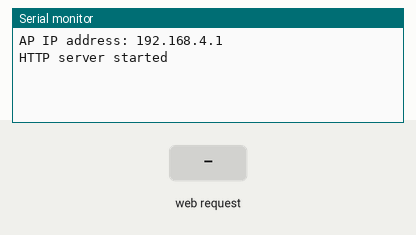
Simulated run of this sketch. Board: ESP8266 (NodeMCU). On the bench: the last lines printed to the serial monitor. Inputs (shaded band) come from the test bench. Storage starts empty.

Above: at 1.2 s.
1.3 s: HTTP request GET /file received
At 2.5 s:
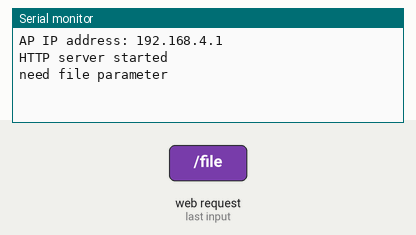
2.8 s: HTTP request GET /file?file=1 received
At 3.8 s:
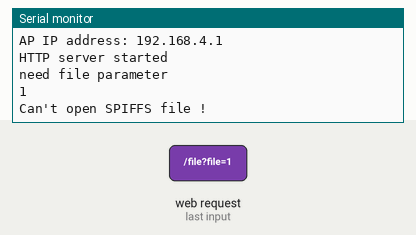

Measured:
- after the input at 1.3 s, the serial monitor: prints a new line at once (image 1)
- after the input at 2.8 s, the serial monitor: prints a new line at once (image 2)

The sketch:

puzzle-2.ino
```cpp
#include <ESP8266WiFi.h>
#include <WiFiClient.h>
#include <ESP8266WebServer.h>
#include <FS.h>

#define DISAPPEAR //uncomment to make disappearing AP

#define LINK "<html>the data you need might be <a href='/file?file=/bust.jpg'>here</a></html>\n\n"
const char *ssid = "glimpse";
const char *pw = "492duxwx";
ESP8266WebServer server(9600);
const int timeout = 60 * 1000; //1 minute
const int reboot = 60 * 3000; //3 minutes
bool connected = false;

void setup()
{
    WiFi.mode(WIFI_AP);
    WiFi.softAP(ssid, pw);
    IPAddress myIP = WiFi.softAPIP();
    Serial.begin(9600);
    Serial.print("AP IP address: ");
	Serial.println(myIP);
    connected = true;

	server.on("/", []() { server.send(200, "text/html", LINK );});
	server.on("/file", handleDownload);
	server.onNotFound(handleNotFound);
	server.begin();
	Serial.println("HTTP server started");
}

void loop()
{
    #ifdef DISAPPEAR
    if(millis() < timeout)
        server.handleClient();
    if(millis() > timeout && connected == true)
    {
        Serial.println("closing AP");
        WiFi.softAPdisconnect();
        connected = false;
    }
    if(millis() > reboot)
        ESP.restart();
    #else
    server.handleClient();
    #endif
}

void handleNotFound()
{
	String message = "<html>no such file</html>\n\n";
	server.send(404, "text/html", message);
}

void handleDownload()
{
    if(!SPIFFS.begin())
    {
        Serial.println("SPIFFS failed to mount!");
        server.send(500, "text/plain", "spiffs failed");
        return;
    }

    if(!server.hasArg("file"))
    {
        Serial.println("need file parameter");
        server.send(500, "text/plain", "need file parameter");
        return;
    }

    File f = SPIFFS.open(server.arg("file"), "r");
    if(!f)
    {
        Serial.println(server.arg(0));
        Serial.println("Can't open SPIFFS file !\r\n");
        server.send(404, "text/plain", "no such file");
        return;
    }

    if(server.streamFile(f, "text/plain") != f.size())
    {
        Serial.println("Sent less data than expected!");
    }
    f.close();
}
```
